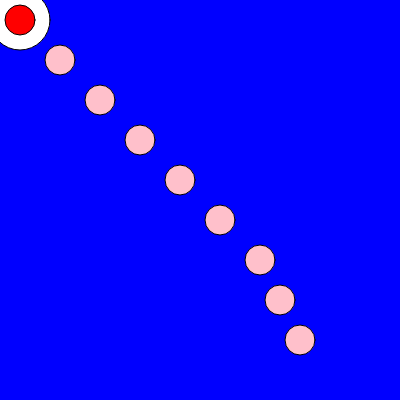
Frame 1 (no input)
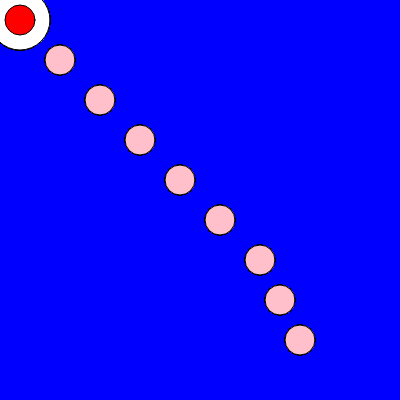
Frame 60 (no input)
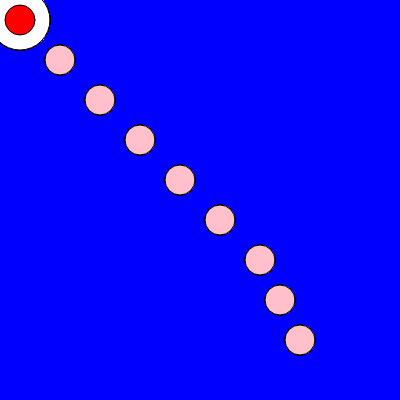
Frame 120 (the mouse pressed at the canvas centre since frame 60)

The p5.js sketch that drew these frames (run headless with seeded random() and noise() and a simulated clock; from frame 60 on, the mouse is pressed at the canvas centre):

// p5.js sketch
// ── sketch.js
function setup(){     // setup funtion needs to be in the top of each sketch.js
createCanvas( 400,400 )        // and only needs to be added once
background ( 'blue' )

}



function draw(){
//  ellipse( 20,20,30,30 ); //turning off to try ellispeMode its place
/* testing parameters in draw function
   ellipse parameter: (x,y,w,h)
*/
  ellipseMode(RADIUS);
  fill(255);
  ellipse (20,20,30,30);

  ellipseMode(CENTER);
  fill("red");        //after i tried this i played with the idea that the
                      // two ellipses white and red mixed and the smaller
                      // ellispes following it are pink

  ellipse(20,20,30,30); // trying out code from p5js.org reference ellipseMode()
  fill('pink')

  ellipse( 60,60,30,30 ); // adding second ellipse to test x,y placement
  ellipse( 100,100,30,30 );
  /*attempting to create line of ellipses, they were cut off so i am assuming the default canvas
   size is too small, the position from 20,20 to 60,60 was just a random number but i wanted equal
   spacing so next went to 100,100 and was cut off so it must have a canvas of similar size
   TODO try this again after canvas lesson to see if i can continue the line of ellipses
   -- issue fixed by creating 400,400 canvas
  */
  ellipse( 140,140,30,30 );
  ellipse( 180,180,30,30 );
  ellipse( 220,220,30,30 );
  ellipse( 260,260,30,30 ); // continue line of ellipses

  ellipse( 280,300,30,30 ); //test to change direction
  ellipse( 300,340,30,30 ); //creating dropping effect

  
}
